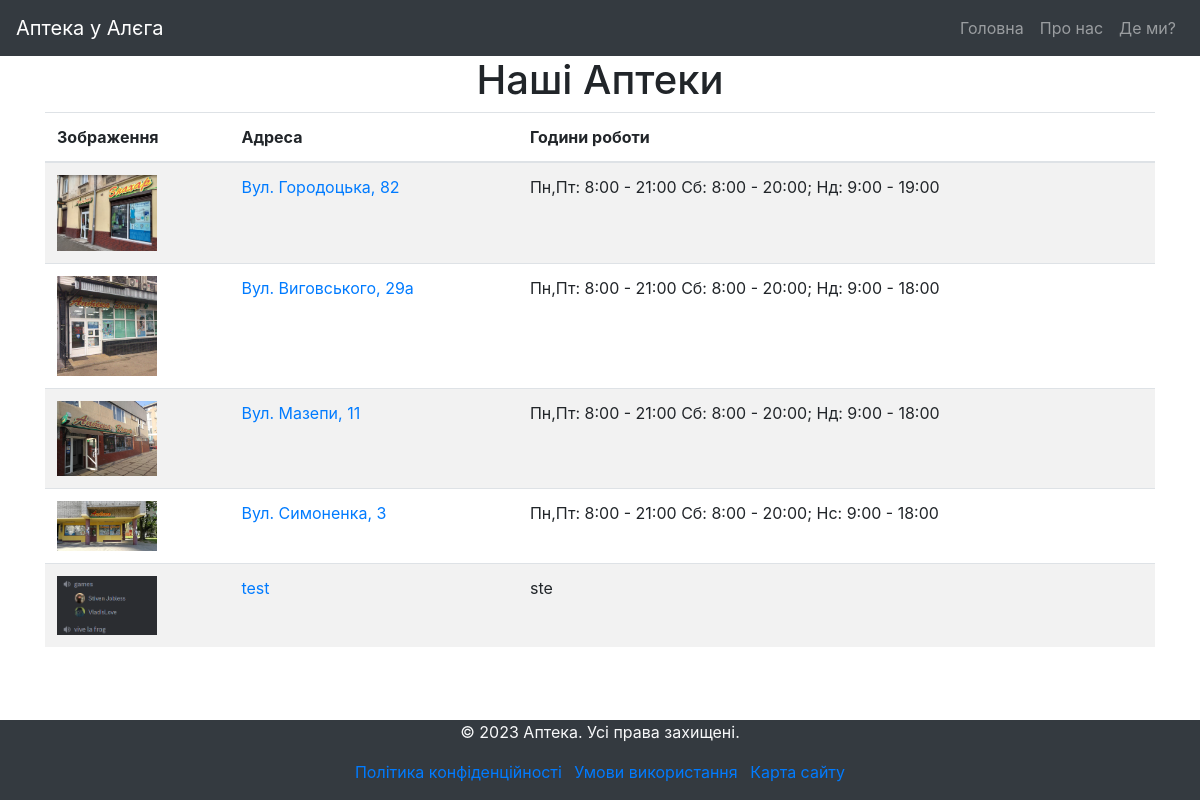
Page /maps/ on the earlier database version.
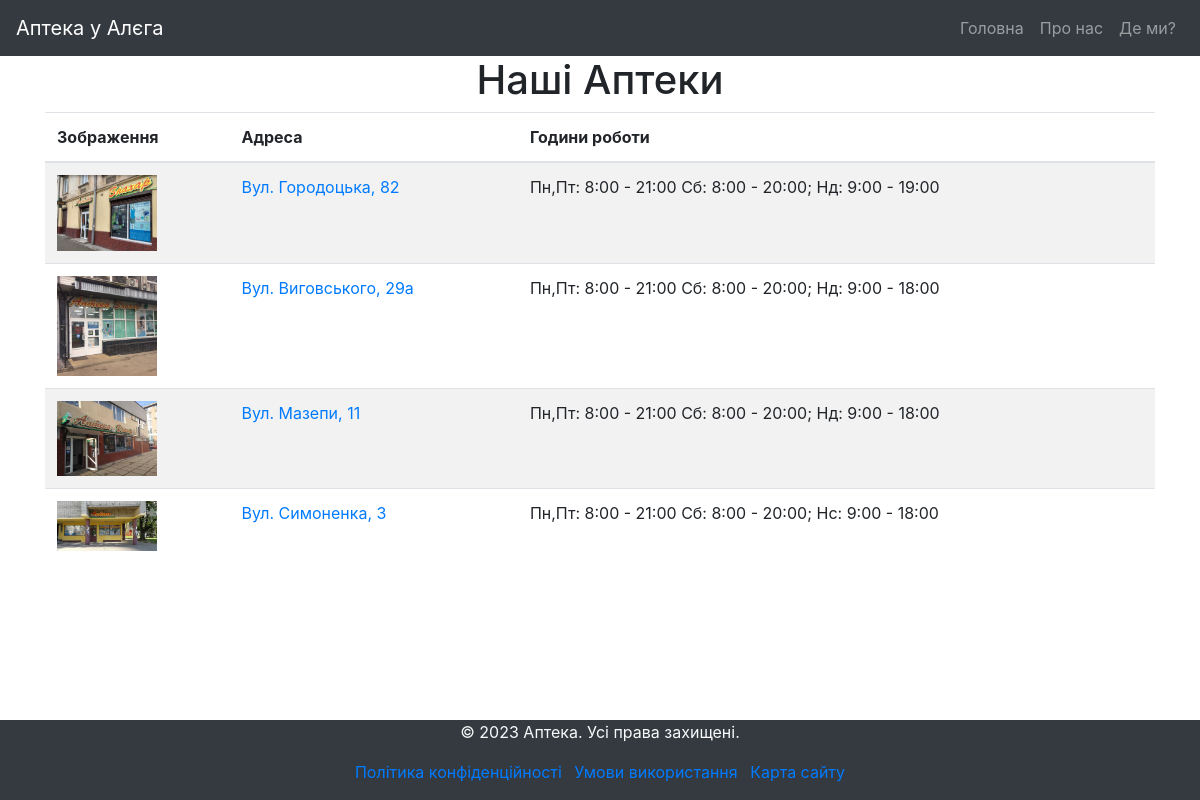
Same page on the later database version.
### backend/models.py (models this page shows, shortened)
class Pharmacy(models.Model):
    address = models.CharField(max_length=200)
    address_url = models.CharField(max_length=2000)
    opening_hours = models.CharField(max_length=200)
    image = models.ImageField(upload_to='pharmacy_buildings', blank=True, null=True)

### backend/views.py (the view)
# urls.py: path('maps/', views.maps_page_view, name='maps'),
def maps_page_view(request):
    pharmacies = Pharmacy.objects.all()
    return render(request, 'backend/maps.html', {'pharmacies': pharmacies})

### backend/templates/backend/maps.html (shortened to what this page needs)
{% extends './base.html' %}
{% load static %}
{% block header %}
    <link rel="stylesheet" href="https://stackpath.bootstrapcdn.com/bootstrap/4.5.0/css/bootstrap.min.css">
{% endblock %}
{% block content %}
    <div class="container">
        <h1 class="text-center">Наші Аптеки</h1>
        <table class="table table-striped">
            <thead>
                <tr>
                    <th scope="col">Зображення</th>
                    <th scope="col">Адреса</th>
                    <th scope="col">Години роботи</th>
                </tr>
            </thead>
            <tbody>
                {% for pharmacy in pharmacies %}
                <tr>
                    <td><img src="{{ pharmacy.image.url }}" alt="{{ pharmacy.address }}" style="max-width: 100px;"></td>
                    <td><a href='{{ pharmacy.address_url }}'>{{ pharmacy.address }}</a></td>
                    <td>{{ pharmacy.opening_hours }}</td>
                </tr>
                {% endfor %}
            </tbody>
        </table>
    </div>
{% endblock %}

Differences in the rows shown:
removed Pharmacy: image (picture), address "test", opening_hours "ste"
